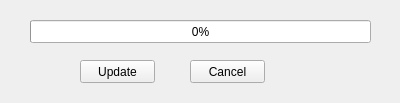
<?xml version="1.0" encoding="UTF-8"?>
<ui version="4.0">
 <class>UpdateUI</class>
 <widget class="QWidget" name="UpdateUI">
  <property name="geometry">
   <rect>
    <x>0</x>
    <y>0</y>
    <width>400</width>
    <height>103</height>
   </rect>
  </property>
  <property name="windowTitle">
   <string>Form</string>
  </property>
  <widget class="QProgressBar" name="Update_progressBar">
   <property name="geometry">
    <rect>
     <x>30</x>
     <y>20</y>
     <width>341</width>
     <height>23</height>
    </rect>
   </property>
   <property name="value">
    <number>0</number>
   </property>
  </widget>
  <widget class="QPushButton" name="Update_Btn">
   <property name="geometry">
    <rect>
     <x>80</x>
     <y>60</y>
     <width>75</width>
     <height>23</height>
    </rect>
   </property>
   <property name="text">
    <string>Update</string>
   </property>
  </widget>
  <widget class="QPushButton" name="Cancel_Btn">
   <property name="geometry">
    <rect>
     <x>190</x>
     <y>60</y>
     <width>75</width>
     <height>23</height>
    </rect>
   </property>
   <property name="text">
    <string>Cancel</string>
   </property>
  </widget>
 </widget>
 <resources/>
 <connections/>
</ui>
